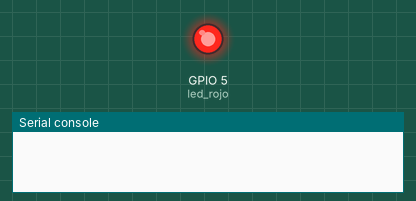
Bench run of a program on a simulated ESP32 board running MicroPython. Shown: output pins drawn as LEDs (lit = HIGH), the last lines printed to the serial console. Wiring (from the project's diagram.json): red LED on GPIO 5.

Above: at 1.0 s.
At 3.0 s:
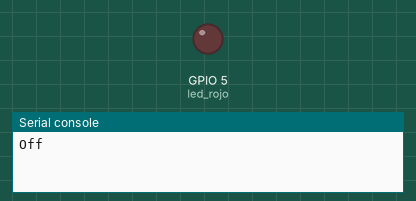
Timing chart, 0 to 5.2 s (numbered marks = the images above):
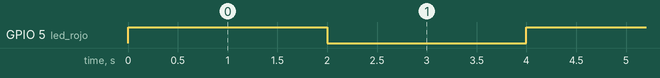

The program:

main.py
```python
#llamo modulos
from machine import Pin
from utime import sleep

#creamos objeto

led_rojo = Pin(5, Pin.OUT)

#creamos el ciclo

while True:
  led_rojo.value(1)
  sleep(2)
  print("Off")
  led_rojo.value(0)
  sleep(2)
  print("On")
  
```

Measured:
- by itself, GPIO 5 (led_rojo): alternates HIGH for 2.0 s and LOW for 2.0 s
